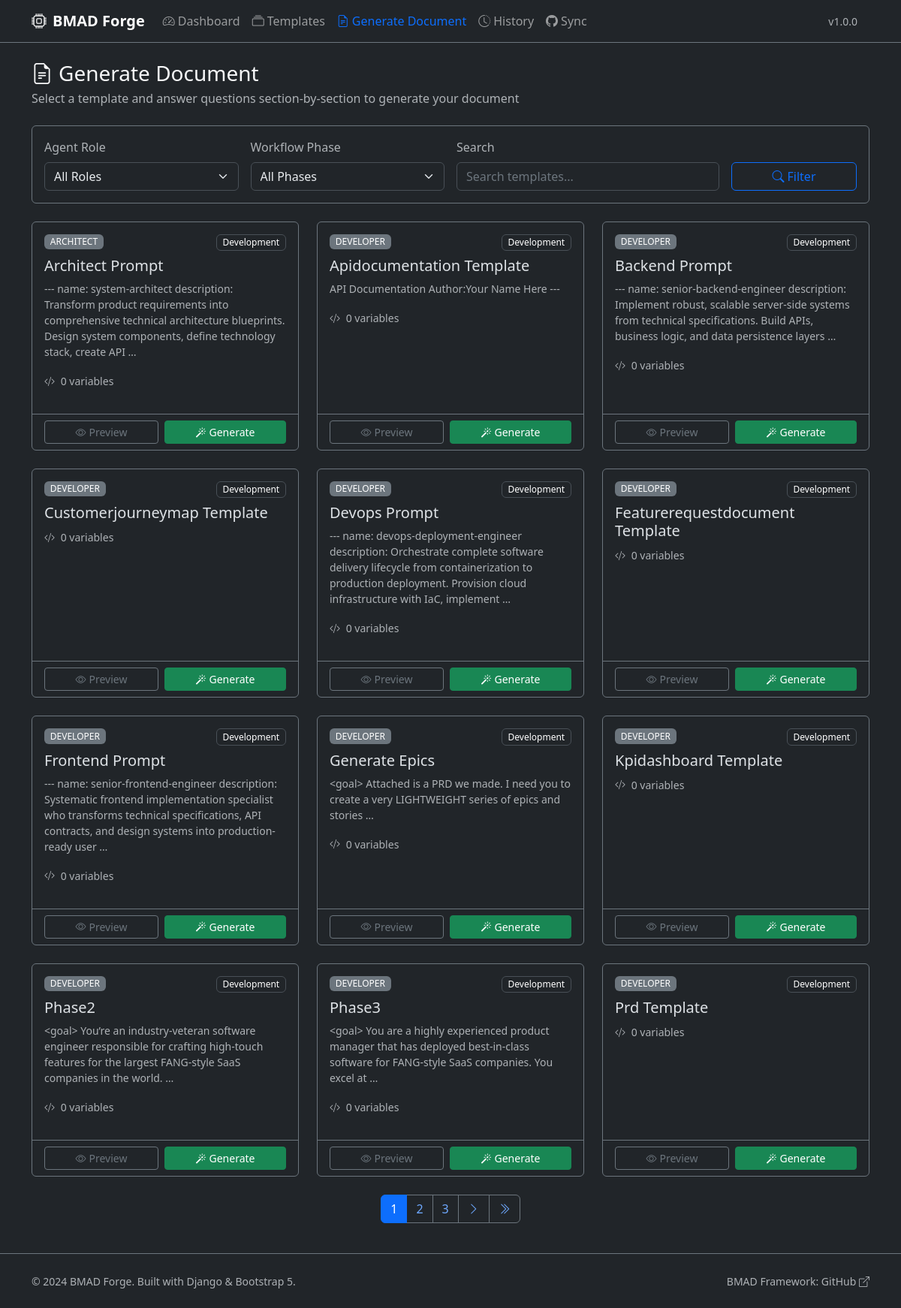
Screenshot of /generate-document/ with the database file from the repository.
### forge/models.py (models this page shows, shortened)
class Template(models.Model):
    title = models.CharField(
        max_length=255,
        help_text="Template title"
    )
    content = models.TextField(
        help_text="Template content with {{VARIABLE_NAME}} or [VARIABLE_NAME] placeholders"
    )
    agent_role = models.CharField(
        max_length=50,
        choices=settings.BMAD_AGENT_ROLES,
        help_text="BMAD agent role associated with this template"
    )
    workflow_phase = models.CharField(
        max_length=50,
        choices=settings.BMAD_WORKFLOW_PHASES,
        help_text="BMAD workflow phase associated with this template"
    )
    remote_url = models.URLField(
        max_length=500,
        blank=True,
        null=True,
        help_text="Original remote URL where this template was synced from"
    )
    remote_path = models.CharField(
        max_length=500,
        blank=True,
        null=True,
        help_text="File path in the remote repository"
    )
    description = models.TextField(
        blank=True,
        null=True,
        help_text="Template description and usage instructions"
    )
    version = models.CharField(
        max_length=50,
        default='1.0.0',
        help_text="Template version"
    )
    variables = models.JSONField(
        default=list,
        blank=True,
        help_text="Detected variables in the template"
    )
    is_active = models.BooleanField(
        default=True,
        help_text="Whether this template is active and available for use"
    )
    last_updated = models.DateTimeField(
        auto_now=True,
        help_text="Last time this template was updated"
    )
    created_at = models.DateTimeField(
        auto_now_add=True,
        help_text="When this template was first created"
    )
    class Meta:
        ordering = ['agent_role', 'workflow_phase', 'title']
        indexes = [
            models.Index(fields=['agent_role', 'workflow_phase']),
            models.Index(fields=['is_active', 'created_at']),
        ]

### forge/views.py (the view)
# urls.py: path('generate-document/', views.GenerateDocumentSelectView.as_view(), name='generate_document_select'),
class GenerateDocumentSelectView(ListView):
    model = Template
    template_name = 'forge/generate_document_select.html'
    context_object_name = 'templates'
    paginate_by = 12
    def get_queryset(self):
        queryset = Template.objects.filter(is_active=True)
        agent_role = self.request.GET.get('agent_role')
        workflow_phase = self.request.GET.get('workflow_phase')
        search = self.request.GET.get('search')
        if agent_role:
            queryset = queryset.filter(agent_role=agent_role)
        if workflow_phase:
            queryset = queryset.filter(workflow_phase=workflow_phase)
        if search:
            queryset = queryset.filter(
                models.Q(title__icontains=search) |
                models.Q(description__icontains=search) |
                models.Q(content__icontains=search)
            )
        return queryset
    def get_context_data(self, **kwargs):
        context = super().get_context_data(**kwargs)
        context['filter_form'] = TemplateFilterForm(self.request.GET)
        context['agent_roles'] = settings.BMAD_AGENT_ROLES
        context['workflow_phases'] = settings.BMAD_WORKFLOW_PHASES
        return context

### forge/forms.py
class TemplateFilterForm(forms.Form):
    agent_role = forms.ChoiceField(
        choices=[('', 'All Roles')] + list(settings.BMAD_AGENT_ROLES),
        widget=forms.Select(attrs={'class': 'form-select'}),
        required=False,
    )
    workflow_phase = forms.ChoiceField(
        choices=[('', 'All Phases')] + list(settings.BMAD_WORKFLOW_PHASES),
        widget=forms.Select(attrs={'class': 'form-select'}),
        required=False,
    )
    search = forms.CharField(
        widget=forms.TextInput(attrs={
            'class': 'form-control',
            'placeholder': 'Search templates...',
        }),
        required=False,
    )

### forge/templates/forge/generate_document_select.html (shortened to what this page needs)
{% extends 'forge/base.html' %}
{% block content %}
<div class="container">
    <div class="d-flex justify-content-between align-items-center mb-4">
        <div>
            <h1 class="h3 mb-1">
                <i class="bi bi-file-earmark-text me-2"></i>Generate Document
            </h1>
            <p class="text-muted mb-0">Select a template and answer questions section-by-section to generate your document</p>
        </div>
    </div>
    <div class="card bg-dark border-secondary mb-4">
        <div class="card-body">
            <form method="get" class="row g-3">
                <div class="col-md-3">
                    <label for="agent_role" class="form-label text-muted">Agent Role</label>
                    <select name="agent_role" id="agent_role" class="form-select">
                        <option value="">All Roles</option>
                    </select>
                </div>
                <div class="col-md-3">
                    <label for="workflow_phase" class="form-label text-muted">Workflow Phase</label>
                    <select name="workflow_phase" id="workflow_phase" class="form-select">
                        <option value="">All Phases</option>
                    </select>
                </div>
                <div class="col-md-4">
                    <label for="search" class="form-label text-muted">Search</label>
                    <input type="text" name="search" id="search" class="form-control"
                           placeholder="Search templates..." value="{{ request.GET.search|default:'' }}">
                </div>
                <div class="col-md-2 d-flex align-items-end">
                    <button type="submit" class="btn btn-outline-primary w-100">
                        <i class="bi bi-search me-1"></i>Filter
                    </button>
                </div>
            </form>
        </div>
    </div>
    {% if templates %}
    <div class="row g-4">
        {% for template in templates %}
        <div class="col-md-6 col-lg-4">
            <div class="card bg-dark border-secondary h-100 template-card">
                <div class="card-body">
                    <div class="d-flex justify-content-between align-items-start mb-2">
                        <span class="badge bg-secondary">{{ template.agent_role|upper }}</span>
                        <span class="badge bg-dark border">{{ template.workflow_phase|title }}</span>
                    </div>
                    <h5 class="card-title">{{ template.title }}</h5>
                    {% if template.description %}
                    <p class="card-text text-muted small">{{ template.description|truncatewords:20 }}</p>
                    {% endif %}
                    <div class="mb-3">
                        <small class="text-muted">
                            <i class="bi bi-code-slash me-1"></i>
                            {{ template.variables|length }} variables
                        </small>
                    </div>
                </div>
                <div class="card-footer bg-transparent border-secondary">
                    <div class="d-flex gap-2">
                        <a href="{% url 'forge:template_detail' template.id %}" class="btn btn-sm btn-outline-secondary flex-grow-1">
                            <i class="bi bi-eye me-1"></i>Preview
                        </a>
                        <a href="{% url 'forge:generate_document_wizard' template.id %}" class="btn btn-sm btn-success flex-grow-1">
                            <i class="bi bi-magic me-1"></i>Generate
                        </a>
                    </div>
                </div>
            </div>
        </div>
        {% endfor %}
    </div>
    {% if is_paginated %}
    <nav aria-label="Template pagination" class="mt-4">
        <ul class="pagination justify-content-center">
            {% for num in paginator.page_range %}
            {% if page_obj.number == num %}
            <li class="page-item active">
                <span class="page-link bg-primary border-primary">{{ num }}</span>
            </li>
            {% elif num > page_obj.number|add:'-3' and num < page_obj.number|add:'3' %}
            <li class="page-item">
                <a class="page-link bg-dark border-secondary" href="?page={{ num }}">{{ num }}</a>
            </li>
            {% endif %}
            {% endfor %}
            {% if page_obj.has_next %}
            <li class="page-item">
                <a class="page-link bg-dark border-secondary" href="?page={{ page_obj.next_page_number }}">
                    <i class="bi bi-chevron-right"></i>
                </a>
            </li>
            <li class="page-item">
                <a class="page-link bg-dark border-secondary" href="?page={{ paginator.num_pages }}">
                    <i class="bi bi-chevron-double-right"></i>
                </a>
            </li>
            {% endif %}
        </ul>
    </nav>
    {% endif %}
    {% endif %}
</div>
{% endblock content %}

### forge/static/css/styles.css (style rules this page uses)
.template-card { transition: transform 0.2s ease, box-shadow 0.2s ease; }
.form-control, .form-select, .form-textarea { background-color: #212529; border-color: #495057; color: #e9ecef; }
.form-control::placeholder { color: #6c757d; }
.badge { font-weight: 500; }
.btn { transition: all 0.2s ease; }
a { color: #0d6efd; text-decoration: none; }

### rows the page displays
Template: agent_role "ARCHITECT", workflow_phase "Development", title "Architect Prompt", description "--- name: system-architect description: Transform product requirements into comprehensive technical architecture blueprints. Design system components, define technology stack, create API …", variables|length "0"
Template: agent_role "DEVELOPER", workflow_phase "Development", title "Apidocumentation Template", description "API Documentation Author:Your Name Here ---", variables|length "0"
Template: agent_role "DEVELOPER", workflow_phase "Development", title "Backend Prompt", description "--- name: senior-backend-engineer description: Implement robust, scalable server-side systems from technical specifications. Build APIs, business logic, and data persistence layers …", variables|length "0"
Template: agent_role "DEVELOPER", workflow_phase "Development", title "Customerjourneymap Template", variables|length "0"
Template: agent_role "DEVELOPER", workflow_phase "Development", title "Devops Prompt", description "--- name: devops-deployment-engineer description: Orchestrate complete software delivery lifecycle from containerization to production deployment. Provision cloud infrastructure with IaC, implement …", variables|length "0"
Template: agent_role "DEVELOPER", workflow_phase "Development", title "Featurerequestdocument Template", variables|length "0"
Template: agent_role "DEVELOPER", workflow_phase "Development", title "Frontend Prompt", description "--- name: senior-frontend-engineer description: Systematic frontend implementation specialist who transforms technical specifications, API contracts, and design systems into production-ready user …", variables|length "0"
Template: agent_role "DEVELOPER", workflow_phase "Development", title "Generate Epics", description "<goal> Attached is a PRD we made. I need you to create a very LIGHTWEIGHT series of epics and stories …", variables|length "0"
Template: agent_role "DEVELOPER", workflow_phase "Development", title "Kpidashboard Template", variables|length "0"
Template: agent_role "DEVELOPER", workflow_phase "Development", title "Phase2", description "<goal> You’re an industry-veteran software engineer responsible for crafting high-touch features for the largest FANG-style SaaS companies in the world. …", variables|length "0"
Template: agent_role "DEVELOPER", workflow_phase "Development", title "Phase3", description "<goal> You are a highly experienced product manager that has deployed best-in-class software for FANG-style SaaS companies. You excel at …", variables|length "0"
Template: agent_role "DEVELOPER", workflow_phase "Development", title "Prd Template", variables|length "0"

### other values shown
{{ APP_VERSION|default:"1.0.0" }} "1.0.0"
{{ num }} "1"
{{ num }} "2" "3"
